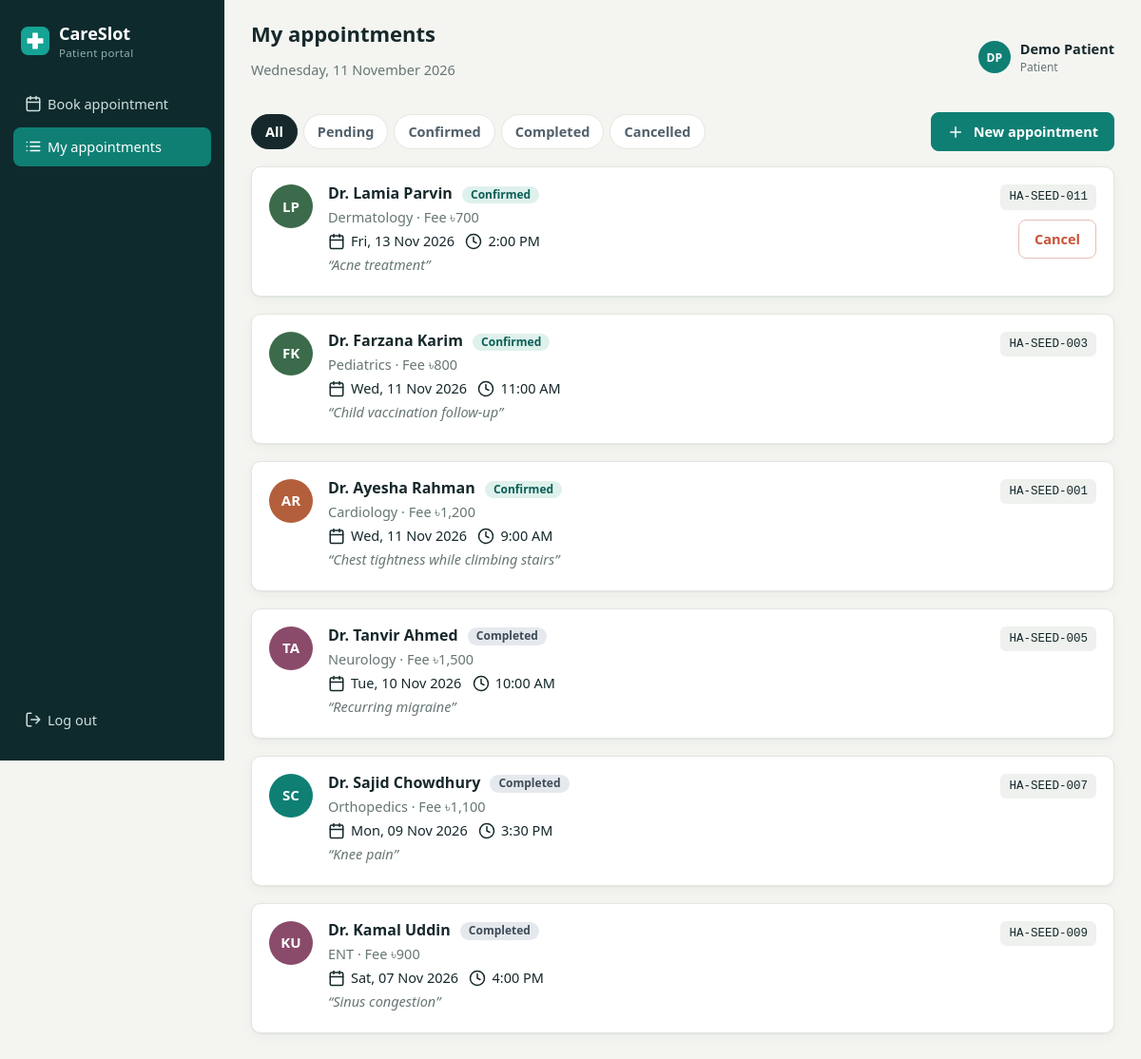
/my-appointments.php (signed in), run on the app's committed database.
### tables this page shows
CREATE TABLE appointments (
  id INT UNSIGNED AUTO_INCREMENT PRIMARY KEY,
  reference VARCHAR(20) NOT NULL UNIQUE,
  patient_id INT UNSIGNED NOT NULL,
  doctor_id INT UNSIGNED NOT NULL,
  appointment_date DATE NOT NULL,
  appointment_time TIME NOT NULL,
  concerns TEXT NULL,
  status ENUM('pending','confirmed','completed','cancelled') NOT NULL DEFAULT 'pending',
  slot_key VARCHAR(40) NULL,
  created_at TIMESTAMP NOT NULL DEFAULT CURRENT_TIMESTAMP,
  updated_at TIMESTAMP NOT NULL DEFAULT CURRENT_TIMESTAMP ON UPDATE CURRENT_TIMESTAMP,
  UNIQUE KEY uq_active_slot (slot_key),
  INDEX idx_appt_date (appointment_date, status),
  INDEX idx_appt_patient (patient_id),
  INDEX idx_appt_doctor_date (doctor_id, appointment_date),
  CONSTRAINT fk_appt_patient FOREIGN KEY (patient_id) REFERENCES users(id) ON DELETE CASCADE,
  CONSTRAINT fk_appt_doctor FOREIGN KEY (doctor_id) REFERENCES doctors(id)
);

CREATE TABLE doctors (
  id INT UNSIGNED AUTO_INCREMENT PRIMARY KEY,
  name VARCHAR(80) NOT NULL,
  specialization_id INT UNSIGNED NOT NULL,
  qualification VARCHAR(120) NULL,
  experience_years TINYINT UNSIGNED NOT NULL DEFAULT 0,
  fee DECIMAL(8,2) NOT NULL DEFAULT 0,
  bio TEXT NULL,
  photo VARCHAR(160) NULL,
  slot_minutes TINYINT UNSIGNED NOT NULL DEFAULT 30,
  active TINYINT(1) NOT NULL DEFAULT 1,
  created_at TIMESTAMP NOT NULL DEFAULT CURRENT_TIMESTAMP,
  INDEX idx_doctor_spec (specialization_id, active),
  CONSTRAINT fk_doctor_spec FOREIGN KEY (specialization_id) REFERENCES specializations(id)
);

CREATE TABLE specializations (
  id INT UNSIGNED AUTO_INCREMENT PRIMARY KEY,
  name VARCHAR(60) NOT NULL UNIQUE
);

### config/database.php (called while the page is built, shortened)
<?php
function db(): PDO
{
    static $pdo = null;
    if ($pdo === null) {
        $pdo = new PDO(
            'mysql:host=' . DB_HOST . ';dbname=' . DB_NAME . ';charset=utf8mb4',
            DB_USER,
            DB_PASS,
            [
                PDO::ATTR_ERRMODE => PDO::ERRMODE_EXCEPTION,
                PDO::ATTR_DEFAULT_FETCH_MODE => PDO::FETCH_ASSOC,
                PDO::ATTR_EMULATE_PREPARES => false,
            ]
        );
    }
    return $pdo;
}

### my-appointments.php (the view, shortened to what this page needs)
<?php
require __DIR__ . '/includes/functions.php';
$user = require_login();
$filter = $_GET['status'] ?? 'all';
$sql = 'SELECT a.*, d.name AS doctor_name, d.id AS did, d.photo, d.fee, s.name AS specialization
        FROM appointments a
        JOIN doctors d ON d.id = a.doctor_id
        JOIN specializations s ON s.id = d.specialization_id
        WHERE a.patient_id = ?';
$params = [$user['id']];
$stmt = db()->prepare($sql . ' ORDER BY a.appointment_date DESC, a.appointment_time DESC');
$stmt->execute($params);
$appointments = $stmt->fetchAll();
require __DIR__ . '/includes/header.php';
?>
<div class="tabs">
    <?php foreach (['all' => 'All'] + array_combine(APPOINTMENT_STATUSES, array_map('ucfirst', APPOINTMENT_STATUSES)) as $key => $label): ?>
        <a href="?status=<?= e($key) ?>" class="<?= $filter === $key ? 'active' : '' ?>"><?= e($label) ?></a>
    <?php endforeach; ?>
    <a class="btn btn-primary tabs-cta" href="index.php"><?= icon('plus') ?>New appointment</a>
</div>
<div class="appt-list">
<?php foreach ($appointments as $a): ?>
    <article class="card appt">
        <?= avatar(['id' => $a['did'], 'name' => $a['doctor_name'], 'photo' => $a['photo']]) ?>
        <div class="appt-main">
            <h3><?= e($a['doctor_name']) ?> <?= status_badge($a['status']) ?></h3>
            <p class="muted"><?= e($a['specialization']) ?> · Fee <?= e(money((float) $a['fee'])) ?></p>
            <p><?= icon('calendar') ?><?= e(fmt_date($a['appointment_date'])) ?> &nbsp; <?= icon('clock') ?><?= e(fmt_time($a['appointment_time'])) ?></p>
            <p class="muted concerns">“<?= e($a['concerns']) ?>”</p>
        </div>
        <div class="appt-side">
            <span class="ref-chip"><?= e($a['reference']) ?></span>
            <?php if (can_cancel($a)): ?>
                <button class="btn btn-danger-outline" type="button" data-cancel="<?= (int) $a['id'] ?>">Cancel</button>
            <?php endif; ?>
        </div>
    </article>
<?php endforeach; ?>
</div>
<?php require __DIR__ . '/includes/footer.php'; ?>

### includes/functions.php (shortened to what this page needs)
<?php
require_once __DIR__ . '/../config/database.php';
function e(?string $value): string
{
    return htmlspecialchars((string) $value, ENT_QUOTES, 'UTF-8');
}
function fmt_date(string $date): string
{
    return date('D, d M Y', strtotime($date));
}
function fmt_time(string $time): string
{
    return date('g:i A', strtotime($time));
}
function money(float $amount): string
{
    return '৳' . number_format($amount);
}
function initials(string $name): string
{
    $name = trim(preg_replace('/^dr\.?\s+/i', '', $name));
    $parts = preg_split('/\s+/', $name);
    $letters = mb_substr($parts[0], 0, 1) . (isset($parts[1]) ? mb_substr($parts[1], 0, 1) : '');
    return strtoupper($letters);
}
function avatar_color(int $id): string
{
    $palette = ['#0f7f74', '#b45f3c', '#4b5f8a', '#7a6a2f', '#8a4b6b', '#3b6b4b'];
    return $palette[$id % count($palette)];
}
function avatar(array $doctor, string $class = ''): string
{
    return '<span class="avatar ' . e($class) . '" style="background:' . avatar_color((int) $doctor['id']) . '">' . e(initials($doctor['name'])) . '</span>';
}
function status_badge(string $status): string
{
    return '<span class="badge badge-' . e($status) . '">' . e(ucfirst($status)) . '</span>';
}
function icon(string $name): string
{
    static $paths = [
        'grid' => '<rect x="3" y="3" width="7" height="7"/><rect x="14" y="3" width="7" height="7"/><rect x="14" y="14" width="7" height="7"/><rect x="3" y="14" width="7" height="7"/>',
        'calendar' => '<rect x="3" y="4" width="18" height="18" rx="2"/><path d="M16 2v4M8 2v4M3 10h18"/>',
        'list' => '<path d="M8 6h13M8 12h13M8 18h13M3 6h.01M3 12h.01M3 18h.01"/>',
        'users' => '<path d="M17 21v-2a4 4 0 0 0-4-4H5a4 4 0 0 0-4 4v2"/><circle cx="9" cy="7" r="4"/><path d="M23 21v-2a4 4 0 0 0-3-3.87M16 3.13a4 4 0 0 1 0 7.75"/>',
        'doctor' => '<path d="M6 3v6a5 5 0 0 0 10 0V3"/><path d="M11 14v2a5 5 0 0 0 10 0v-2"/><circle cx="21" cy="12" r="2"/>',
        'clock' => '<circle cx="12" cy="12" r="10"/><path d="M12 6v6l4 2"/>',
        'logout' => '<path d="M9 21H5a2 2 0 0 1-2-2V5a2 2 0 0 1 2-2h4M16 17l5-5-5-5M21 12H9"/>',
        'search' => '<circle cx="11" cy="11" r="8"/><path d="m21 21-4.3-4.3"/>',
        'left' => '<path d="m15 18-6-6 6-6"/>',
        'right' => '<path d="m9 18 6-6-6-6"/>',
        'check' => '<path d="M20 6 9 17l-5-5"/>',
        'star' => '<path d="m12 2 3.1 6.3 6.9 1-5 4.9 1.2 6.8L12 17.8 5.8 21l1.2-6.8-5-4.9 6.9-1z"/>',
        'plus' => '<path d="M12 5v14M5 12h14"/>',
        'trash' => '<path d="M3 6h18M8 6V4h8v2M19 6l-1 14H6L5 6"/>',
        'edit' => '<path d="M12 20h9M16.5 3.5a2.1 2.1 0 0 1 3 3L7 19l-4 1 1-4z"/>',
        'menu' => '<path d="M3 6h18M3 12h18M3 18h18"/>',
    ];
    return '<svg class="icon" viewBox="0 0 24 24" fill="none" stroke="currentColor" stroke-width="2" stroke-linecap="round" stroke-linejoin="round" aria-hidden="true">' . ($paths[$name] ?? '') . '</svg>';
}
function can_cancel(array $appointment): bool
{
    return in_array($appointment['status'], ['pending', 'confirmed'], true)
        && strtotime($appointment['appointment_date'] . ' ' . $appointment['appointment_time']) > time();
}

### assets/css/style.css (style rules this page uses)
:root { --ink:#16282b;--side:#0e2a2d;--side-2:#163c40;--teal:#0f7f74;--teal-d:#0a5f57;--teal-l:#e2f0ed;--bg:#f4f5f1;--card:#fff;--line:#e3e6e1;--muted:#667674;--coral:#c9533a;--amber:#b7791f;--slate:#51606b;--r:10px;--shadow:0 1px 2px rgba(14,42,45,.06),0 4px 14px rgba(14,42,45,.04) }
* { box-sizing:border-box }
body { margin:0;font-family:"Segoe UI",system-ui,-apple-system,Roboto,Arial,sans-serif;font-size:14.5px;color:var(--ink);background:var(--bg);line-height:1.45 }
h1,h2,h3 { margin:0;line-height:1.2 }
a { color:var(--teal-d) }
.muted { color:var(--muted) }
.icon { width:18px;height:18px;flex:none;vertical-align:-4px;margin-right:6px }
.avatar { display:inline-flex;align-items:center;justify-content:center;width:46px;height:46px;border-radius:50%;color:#fff;font-weight:700;font-size:15px;object-fit:cover;flex:none }
.card { background:var(--card);border:1px solid var(--line);border-radius:var(--r);box-shadow:var(--shadow);padding:18px;margin-bottom:18px }
.btn { display:inline-flex;align-items:center;justify-content:center;gap:4px;padding:9px 16px;border-radius:8px;border:1px solid var(--line);background:#fff;color:var(--ink);font:inherit;font-weight:600;cursor:pointer;text-decoration:none;transition:background .15s,border-color .15s }
.btn-primary { background:var(--teal);border-color:var(--teal);color:#fff }
.btn-danger-outline { color:var(--coral);border-color:#e6bdb3 }
.badge { display:inline-block;padding:2px 9px;border-radius:999px;font-size:12px;font-weight:600;margin-left:6px;vertical-align:middle }
.badge-confirmed { background:#dff1ec;color:#0a5f57 }
.badge-completed { background:#e5e9ee;color:#3e4b57 }
.tabs { display:flex;gap:6px;align-items:center;flex-wrap:wrap;margin-bottom:16px }
.tabs>a:not(.btn) { padding:7px 14px;border-radius:999px;text-decoration:none;color:var(--slate);font-weight:600;background:#fff;border:1px solid var(--line) }
.tabs>a.active { background:var(--ink);color:#fff;border-color:var(--ink) }
.tabs-cta { margin-left:auto }
.appt { display:flex;gap:16px;align-items:flex-start }
.appt-main { flex:1 }
.appt-main h3 { font-size:16px }
.appt-main p { margin:4px 0 }
.concerns { font-style:italic }
.appt-side { display:flex;flex-direction:column;gap:10px;align-items:flex-end }
.ref-chip { font-family:Consolas,monospace;font-size:12.5px;background:#eef1ed;padding:4px 9px;border-radius:6px }

### data on the page
appointments: doctor.name "LP", doctor.name "Dr. Lamia Parvin", status "Confirmed", specializations.name "Dermatology", doctor.fee "৳700", appointment_date "Fri, 13 Nov 2026", appointment_time "2:00 PM", concerns "Acne treatment", reference "HA-SEED-011"
appointments: doctor.name "FK", doctor.name "Dr. Farzana Karim", status "Confirmed", specializations.name "Pediatrics", doctor.fee "৳800", appointment_date "Wed, 11 Nov 2026", appointment_time "11:00 AM", concerns "Child vaccination follow-up", reference "HA-SEED-003"
appointments: doctor.name "AR", doctor.name "Dr. Ayesha Rahman", status "Confirmed", specializations.name "Cardiology", doctor.fee "৳1,200", appointment_date "Wed, 11 Nov 2026", appointment_time "9:00 AM", concerns "Chest tightness while climbing stairs", reference "HA-SEED-001"
appointments: doctor.name "TA", doctor.name "Dr. Tanvir Ahmed", status "Completed", specializations.name "Neurology", doctor.fee "৳1,500", appointment_date "Tue, 10 Nov 2026", appointment_time "10:00 AM", concerns "Recurring migraine", reference "HA-SEED-005"
appointments: doctor.name "SC", doctor.name "Dr. Sajid Chowdhury", status "Completed", specializations.name "Orthopedics", doctor.fee "৳1,100", appointment_date "Mon, 09 Nov 2026", appointment_time "3:30 PM", concerns "Knee pain", reference "HA-SEED-007"
appointments: doctor.name "KU", doctor.name "Dr. Kamal Uddin", status "Completed", specializations.name "ENT", doctor.fee "৳900", appointment_date "Sat, 07 Nov 2026", appointment_time "4:00 PM", concerns "Sinus congestion", reference "HA-SEED-009"

### other printed values
$label "Book appointment"
$label "My appointments"
$pageTitle "My appointments"
initials($user['name']) "DP"
$user['name'] "Demo Patient"
$user['role'] "Patient"
$label "All"
$label "Pending"
$label "Confirmed"
$label "Completed"
$label "Cancelled"
